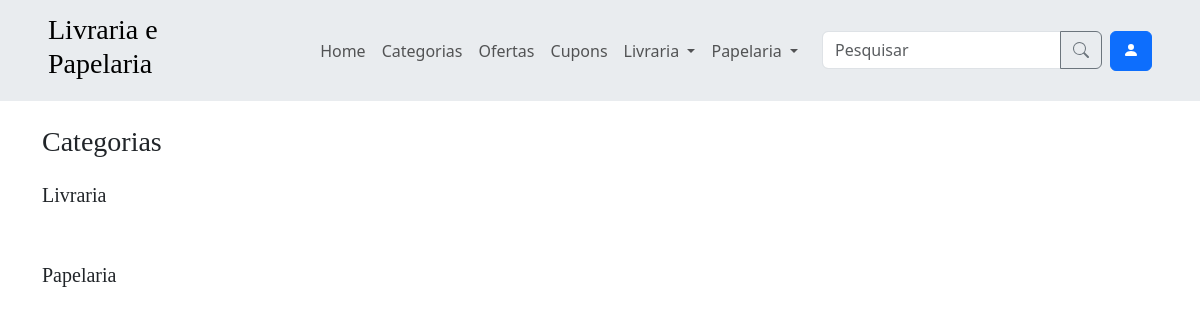
Before: /categorias/ with the older database file.
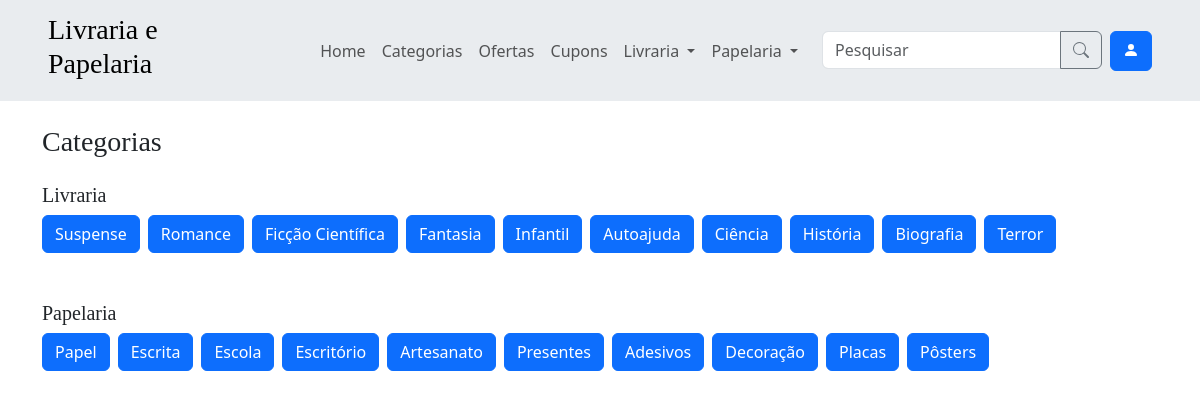
After: the same page with the newer database file.
### app/models.py (models this page shows, shortened)
class Categoria(models.Model):
    class TipoChoices(models.TextChoices):
        LIVRARIA = 'LIVRARIA', 'Livraria'
        PAPELARIA = 'PAPELARIA', 'Papelaria'
    nome = models.CharField(max_length=50)
    produtos = models.ManyToManyField(Produto)
    tipo = models.CharField(
        max_length=15,
        choices=TipoChoices.choices,
        null=True,
    )
    class Meta:
        verbose_name = verbose_name_plural = 'Categoria'

### app/views.py (the view)
# urls.py: path('categorias/', views.categorias, name='categorias'),
@user_passes_test(usuario_comum)
def categorias(request):
    return render(request, 'categorias.html')

### app/context_processors.py (called while the page is built)
def categorias_processor(request):
    categorias = Categoria.objects.all()
    categorias_livraria = categorias.filter(tipo='Livraria')
    categorias_papelaria = categorias.filter(tipo='Papelaria')
    categorias = categorias[:10]
    return {
        'categorias': categorias,
        'categorias_livraria': categorias_livraria,
        'categorias_papelaria': categorias_papelaria
    }

### app/views.py (called while the page is built)
def usuario_comum(user):
    return not user.is_staff

### app/templates/categorias.html (shortened to what this page needs)
{% extends 'components/base.html' %}
{% block content %}
    {% include 'components/content_title.html' with title='Categorias' %}
    <h5>Livraria</h5>
    <div class="d-flex flex-wrap justify-content-space-between gap-2">
    {% for categoria in categorias_livraria %}
        <a class="btn btn-primary" href="{% url 'pesquisa' %}?Categoria={{ categoria.id }}" role="button">{{ categoria.nome }}</a>
    {% endfor %}
    </div>
    <h5 class="mt-5">Papelaria</h5>
    <div class="d-flex flex-wrap justify-content-space-between gap-2">
    {% for categoria in categorias_papelaria %}
        <a class="btn btn-primary" href="{% url 'pesquisa' %}?Categoria={{ categoria.id }}" role="button">{{ categoria.nome }}</a>
    {% endfor %}
    </div>
{% endblock %}

Changed rows visible on the page:
added Categoria: nome "Suspense", shown under "Livraria"
added Categoria: nome "Romance", shown under "Livraria"
added Categoria: nome "Ficção Científica", shown under "Livraria"
added Categoria: nome "Fantasia", shown under "Livraria"
added Categoria: nome "Infantil", shown under "Livraria"
added Categoria: nome "Autoajuda", shown under "Livraria"
added Categoria: nome "Ciência", shown under "Livraria"
added Categoria: nome "História", shown under "Livraria"
added Categoria: nome "Biografia", shown under "Livraria"
added Categoria: nome "Terror", shown under "Livraria"
added Categoria: nome "Papel", shown under "Papelaria"
added Categoria: nome "Escrita", shown under "Papelaria"
added Categoria: nome "Escola", shown under "Papelaria"
added Categoria: nome "Escritório", shown under "Papelaria"
added Categoria: nome "Artesanato", shown under "Papelaria"
added Categoria: nome "Presentes", shown under "Papelaria"
added Categoria: nome "Adesivos", shown under "Papelaria"
added Categoria: nome "Decoração", shown under "Papelaria"
added Categoria: nome "Placas", shown under "Papelaria"
added Categoria: nome "Pôsters", shown under "Papelaria"
